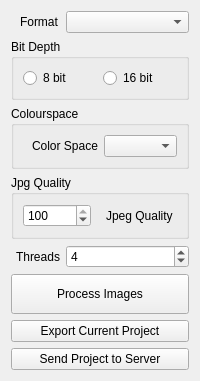
      <widget class="QWidget" name="processExportTab">
       <attribute name="label">
        <string>Process and Export</string>
       </attribute>
       <layout class="QFormLayout" name="formLayout_7">
        <item row="0" column="0">
         <widget class="QLabel" name="label_16">
          <property name="text">
           <string>Format</string>
          </property>
          <property name="indent">
           <number>9</number>
          </property>
         </widget>
        </item>
        <item row="0" column="1">
         <widget class="QComboBox" name="imageFormatComboBox"/>
        </item>
        <item row="1" column="0" colspan="2">
         <widget class="QGroupBox" name="bitDepthFrame">
          <property name="title">
           <string>Bit Depth</string>
          </property>
          <layout class="QHBoxLayout" name="horizontalLayout_4">
           <item>
            <widget class="QRadioButton" name="eightBitRadioButton">
             <property name="text">
              <string>8 bit</string>
             </property>
            </widget>
           </item>
           <item>
            <widget class="QRadioButton" name="sixteenBitRadioButton">
             <property name="text">
              <string>16 bit</string>
             </property>
            </widget>
           </item>
          </layout>
         </widget>
        </item>
        <item row="4" column="1">
         <widget class="QSpinBox" name="imageProcessingThreadsSpinbox">
          <property name="minimum">
           <number>1</number>
          </property>
          <property name="value">
           <number>4</number>
          </property>
         </widget>
        </item>
        <item row="7" column="0" colspan="2">
         <widget class="QPushButton" name="processImagesPushbutton">
          <property name="minimumSize">
           <size>
            <width>100</width>
            <height>40</height>
           </size>
          </property>
          <property name="text">
           <string>Process Images</string>
          </property>
         </widget>
        </item>
        <item row="8" column="0" colspan="2">
         <widget class="QPushButton" name="exportCurrentProjectPushButton">
          <property name="text">
           <string>Export Current Project</string>
          </property>
         </widget>
        </item>
        <item row="9" column="0" colspan="2">
         <widget class="QPushButton" name="sendProjectToServerPushButton">
          <property name="text">
           <string>Send Project to Server</string>
          </property>
         </widget>
        </item>
        <item row="4" column="0">
         <widget class="QLabel" name="label_4">
          <property name="text">
           <string>Threads</string>
          </property>
          <property name="margin">
           <number>5</number>
          </property>
          <property name="indent">
           <number>5</number>
          </property>
         </widget>
        </item>
        <item row="3" column="0" colspan="2">
         <widget class="QGroupBox" name="jpgQualityFrame">
          <property name="title">
           <string>Jpg Quality</string>
          </property>
          <layout class="QHBoxLayout" name="horizontalLayout_2">
           <item>
            <widget class="QSpinBox" name="jpegQualitySpinbox_2">
             <property name="minimum">
              <number>10</number>
             </property>
             <property name="maximum">
              <number>100</number>
             </property>
             <property name="singleStep">
              <number>10</number>
             </property>
             <property name="value">
              <number>100</number>
             </property>
            </widget>
           </item>
           <item>
            <widget class="QLabel" name="label_14">
             <property name="minimumSize">
              <size>
               <width>80</width>
               <height>0</height>
              </size>
             </property>
             <property name="text">
              <string>Jpeg Quality</string>
             </property>
             <property name="alignment">
              <set>Qt::AlignLeading|Qt::AlignLeft|Qt::AlignVCenter</set>
             </property>
             <property name="margin">
              <number>0</number>
             </property>
             <property name="indent">
              <number>9</number>
             </property>
            </widget>
           </item>
          </layout>
         </widget>
        </item>
        <item row="2" column="0" colspan="2">
         <widget class="QGroupBox" name="exrOptionsFrame">
          <property name="title">
           <string>Colourspace</string>
          </property>
          <layout class="QHBoxLayout" name="horizontalLayout_6">
           <item>
            <widget class="QLabel" name="label_15">
             <property name="text">
              <string>Color Space</string>
             </property>
             <property name="indent">
              <number>9</number>
             </property>
            </widget>
           </item>
           <item>
            <widget class="QComboBox" name="exrColourSpaceComboBox"/>
           </item>
          </layout>
         </widget>
        </item>
       </layout>
      </widget>
